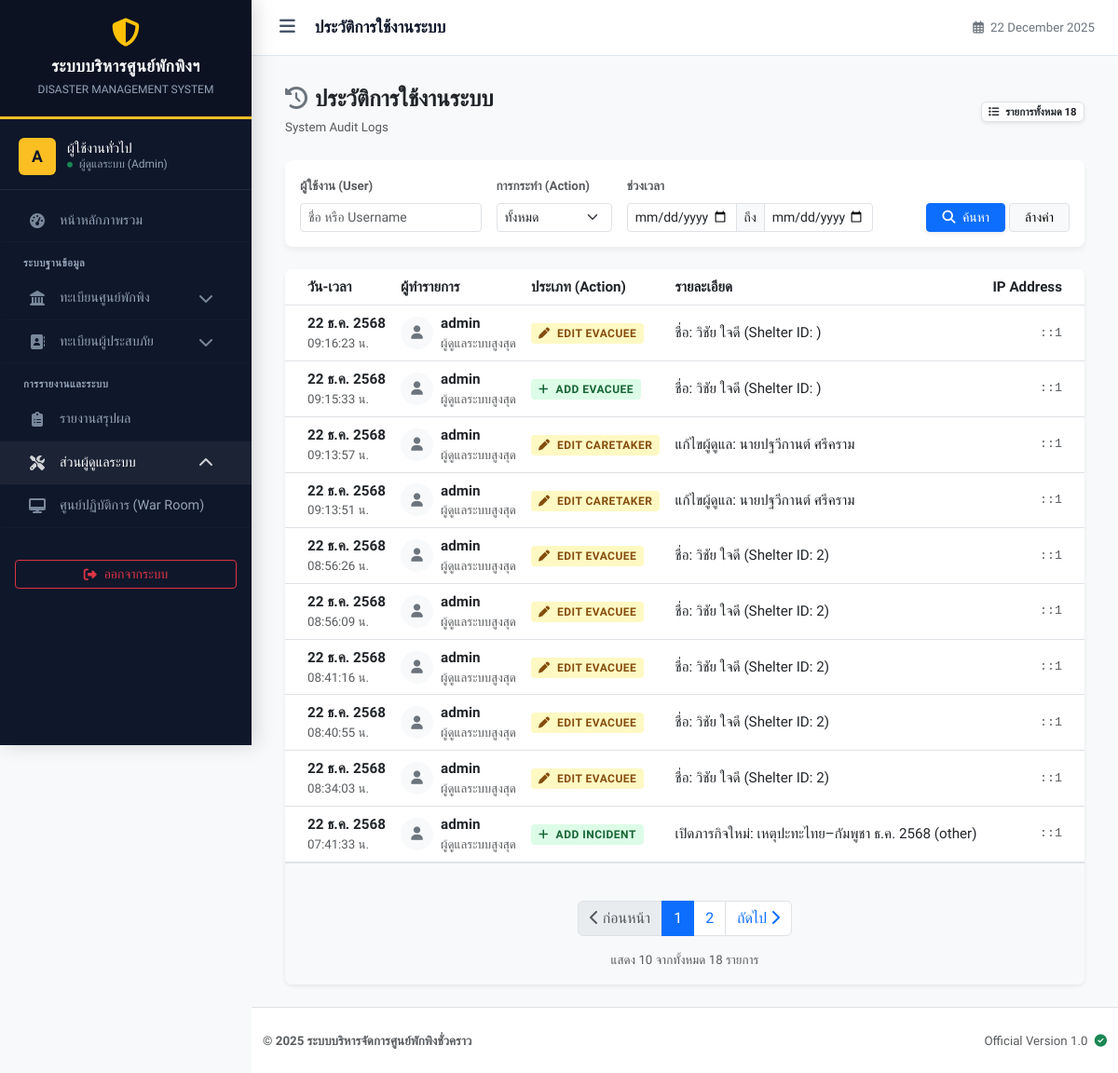
/system_log_list.php (signed in), run on an earlier commit of the app's database.
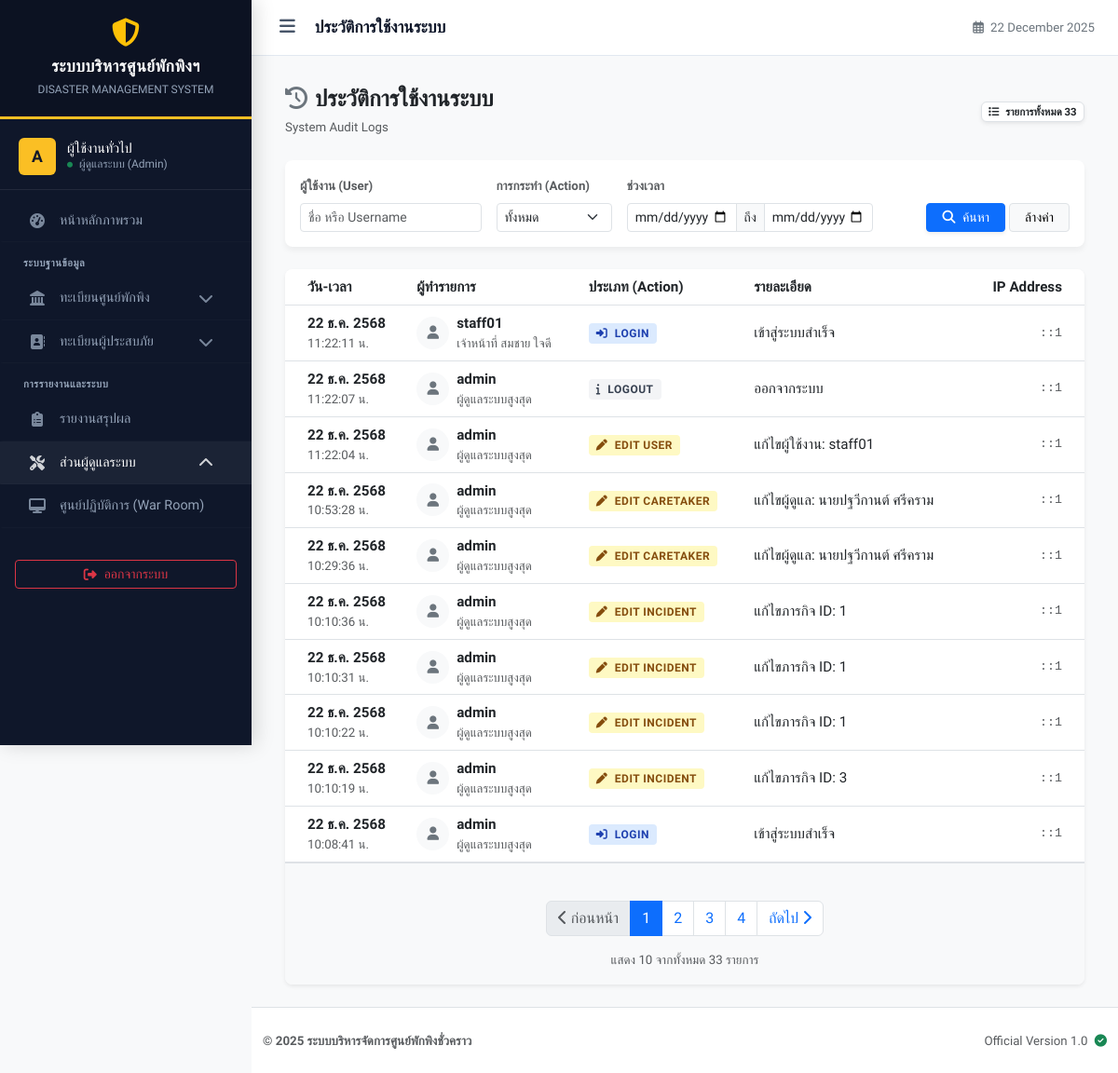
And on a later commit of the database.
### tables this page shows
CREATE TABLE `system_logs` (
  `id` int(11) NOT NULL,
  `user_id` int(11) DEFAULT NULL,
  `action` varchar(50) NOT NULL COMMENT 'ประเภทการกระทำ (Login, Add, Edit)',
  `description` text DEFAULT NULL COMMENT 'รายละเอียดเพิ่มเติม',
  `ip_address` varchar(45) DEFAULT NULL,
  `created_at` timestamp NOT NULL DEFAULT current_timestamp()
);

CREATE TABLE `users` (
  `id` int(11) NOT NULL,
  `username` varchar(50) NOT NULL COMMENT 'ชื่อผู้ใช้',
  `password` varchar(255) NOT NULL COMMENT 'รหัสผ่าน (Hashed)',
  `full_name` varchar(100) NOT NULL COMMENT 'ชื่อ-นามสกุล',
  `role` enum('admin','staff','volunteer') NOT NULL DEFAULT 'staff' COMMENT 'สิทธิ์การใช้งาน',
  `shelter_id` int(11) DEFAULT NULL COMMENT 'สังกัดศูนย์พักพิง',
  `created_at` timestamp NOT NULL DEFAULT current_timestamp(),
  `last_login` datetime DEFAULT NULL
);

### system_log_list.php (the view, shortened to what the changed rows need)
<?php
require_once 'config/db.php';
require_once 'includes/functions.php';
$user_search = isset($_GET['user']) ? trim($_GET['user']) : '';
$action_search = isset($_GET['action']) ? trim($_GET['action']) : '';
$date_start = isset($_GET['date_start']) ? $_GET['date_start'] : '';
$date_end = isset($_GET['date_end']) ? $_GET['date_end'] : '';
$page = isset($_GET['page']) ? (int)$_GET['page'] : 1;
$limit = 10;
$offset = ($page - 1) * $limit;
$where_sql = " WHERE 1=1 ";
$params = [];
$sql_count = "SELECT COUNT(*) FROM system_logs l LEFT JOIN users u ON l.user_id = u.id " . $where_sql;
$stmt_count = $pdo->prepare($sql_count);
$stmt_count->execute($params);
$total_records = $stmt_count->fetchColumn();
$total_pages = ceil($total_records / $limit);
$sql = "SELECT l.*, u.username, u.full_name
        FROM system_logs l
        LEFT JOIN users u ON l.user_id = u.id
        $where_sql
        ORDER BY l.created_at DESC LIMIT $limit OFFSET $offset";
$stmt = $pdo->prepare($sql);
$stmt->execute($params);
$logs = $stmt->fetchAll();
?>
<!DOCTYPE html>
<html lang="th">
<head>
</head>
<body class="bg-light">
<?php include 'includes/header.php'; ?>
<div class="container-fluid">
    <div class="d-flex justify-content-between align-items-center mb-4 pt-2">
        <div>
            <span class="badge bg-white text-dark border shadow-sm">
                <i class="fas fa-list me-1"></i> รายการทั้งหมด <?php echo number_format($total_records); ?>
            </span>
        </div>
    </div>
    <div class="card border-0 shadow-sm rounded-3 overflow-hidden">
        <div class="card-body p-0">
            <div class="table-responsive">
                <table class="table table-hover align-middle mb-0 table-official">
                    <thead>
                        <tr>
                            <th class="ps-4">วัน-เวลา</th>
                            <th>ผู้ทำรายการ</th>
                            <th>ประเภท (Action)</th>
                            <th>รายละเอียด</th>
                            <th class="text-end pe-4">IP Address</th>
                        </tr>
                    </thead>
                    <tbody>
                        <?php if(count($logs) > 0): ?>
                            <?php foreach ($logs as $row): ?>
                                <?php
                                    $act = strtolower($row['action']);
                                    $bg_class = 'bg-other';
                                    $icon = 'fa-info';
                                    if(strpos($act, 'login') !== false) { $bg_class = 'bg-login'; $icon = 'fa-sign-in-alt'; }
                                    elseif(strpos($act, 'add') !== false) { $bg_class = 'bg-add'; $icon = 'fa-plus'; }
                                    elseif(strpos($act, 'edit') !== false) { $bg_class = 'bg-edit'; $icon = 'fa-pen'; }
                                    elseif(strpos($act, 'delete') !== false) { $bg_class = 'bg-delete'; $icon = 'fa-trash'; }
                                ?>
                                <tr>
                                    <td class="ps-4 text-nowrap">
                                        <div class="fw-bold text-dark"><?php echo thaiDate(date('Y-m-d', strtotime($row['created_at']))); ?></div>
                                        <div class="small text-muted"><?php echo date('H:i:s', strtotime($row['created_at'])); ?> น.</div>
                                    </td>
                                    <td>
                                        <?php if($row['username']): ?>
                                            <div class="d-flex align-items-center">
                                                <div class="log-icon bg-light text-secondary me-2">
                                                    <i class="fas fa-user"></i>
                                                </div>
                                                <div>
                                                    <div class="fw-bold text-dark"><?php echo htmlspecialchars($row['username']); ?></div>
                                                    <div class="small text-muted"><?php echo htmlspecialchars($row['full_name']); ?></div>
                                                </div>
                                            </div>
                                        <?php else: ?>
                                            <span class="text-muted fst-italic">Unknown User (ID: <?php echo $row['user_id']; ?>)</span>
                                        <?php endif; ?>
                                    </td>
                                    <td>
                                        <span class="badge-action <?php echo $bg_class; ?>">
                                            <i class="fas <?php echo $icon; ?> me-1"></i> <?php echo htmlspecialchars($row['action']); ?>
                                        </span>
                                    </td>
                                    <td>
                                        <span class="text-dark"><?php echo htmlspecialchars($row['description']); ?></span>
                                    </td>
                                    <td class="text-end pe-4 text-muted font-monospace small">
                                        <?php echo htmlspecialchars($row['ip_address']); ?>
                                    </td>
                                </tr>
                            <?php endforeach; ?>
                        <?php else: ?>
                            <tr>
                                <td colspan="5" class="text-center py-5 text-muted">ไม่พบข้อมูลประวัติการใช้งาน</td>
                            </tr>
                        <?php endif; ?>
                    </tbody>
                </table>
            </div>
            <div class="p-3 bg-light border-top">
                <?php
                    echo renderPagination($page, $total_pages, [
                        'user' => $user_search,
                        'action' => $action_search,
                        'date_start' => $date_start,
                        'date_end' => $date_end
                    ]);
                ?>
                <div class="text-center text-muted small mt-2">
                    แสดง <?php echo count($logs); ?> จากทั้งหมด <?php echo number_format($total_records); ?> รายการ
                </div>
            </div>
        </div>
    </div>
</div>
<?php include 'includes/footer.php'; ?>
</body>
</html>

### includes/functions.php (shortened to what the changed rows need)
<?php
function thaiDate($date) {
    $months = [
        1=>'ม.ค.', 2=>'ก.พ.', 3=>'มี.ค.', 4=>'เม.ย.', 5=>'พ.ค.', 6=>'มิ.ย.',
        7=>'ก.ค.', 8=>'ส.ค.', 9=>'ก.ย.', 10=>'ต.ค.', 11=>'พ.ย.', 12=>'ธ.ค.'
    ];
    $timestamp = strtotime($date);
    $d = date('j', $timestamp);
    $m = $months[(int)date('n', $timestamp)];
    $y = date('Y', $timestamp) + 543;
    return "$d $m $y";
}
function renderPagination($currentPage, $totalPages, $queryParams = []) {
    $queryString = '';
    $baseUrl = $_SERVER['PHP_SELF'];
    $html = '<nav aria-label="Page navigation"><ul class="pagination justify-content-center mt-4">';
    $prevDisabled = ($currentPage <= 1) ? 'disabled' : '';
    $prevPage = max(1, $currentPage - 1);
    $html .= '<li class="page-item ' . $prevDisabled . '">';
    $html .= '<a class="page-link" href="' . $baseUrl . '?page=' . $prevPage . $queryString . '"><i class="fas fa-chevron-left"></i> ก่อนหน้า</a></li>';
    if ($totalPages <= 7) {
        for ($i = 1; $i <= $totalPages; $i++) {
            $active = ($i == $currentPage) ? 'active' : '';
            $html .= '<li class="page-item ' . $active . '"><a class="page-link" href="' . $baseUrl . '?page=' . $i . $queryString . '">' . $i . '</a></li>';
        }
    }
    $nextDisabled = ($currentPage >= $totalPages) ? 'disabled' : '';
    $nextPage = min($totalPages, $currentPage + 1);
    $html .= '<li class="page-item ' . $nextDisabled . '">';
    $html .= '<a class="page-link" href="' . $baseUrl . '?page=' . $nextPage . $queryString . '">ถัดไป <i class="fas fa-chevron-right"></i></a></li>';
    $html .= '</ul></nav>';
    return $html;
}
?>

What changed in the data, as far as the page shows it:
no longer on this page (row unchanged): system_logs: created_at "22 ธ.ค. 2568", created_at "09:16:23", user.username "admin", user.full_name "ผู้ดูแลระบบสูงสุด", action "EDIT EVACUEE", description "ชื่อ: วิชัย ใจดี (Shelter ID: )", ip_address "::1"
no longer on this page (row unchanged): system_logs: created_at "22 ธ.ค. 2568", created_at "09:15:33", user.username "admin", user.full_name "ผู้ดูแลระบบสูงสุด", action "ADD EVACUEE", description "ชื่อ: วิชัย ใจดี (Shelter ID: )", ip_address "::1"
no longer on this page (row unchanged): system_logs: created_at "22 ธ.ค. 2568", created_at "09:13:57", user.username "admin", user.full_name "ผู้ดูแลระบบสูงสุด", action "EDIT CARETAKER", description "แก้ไขผู้ดูแล: นายปฐวีกานต์ ศรีคราม", ip_address "::1"
no longer on this page (row unchanged): system_logs: created_at "22 ธ.ค. 2568", created_at "09:13:51", user.username "admin", user.full_name "ผู้ดูแลระบบสูงสุด", action "EDIT CARETAKER", description "แก้ไขผู้ดูแล: นายปฐวีกานต์ ศรีคราม", ip_address "::1"
no longer on this page (row unchanged): system_logs: created_at "22 ธ.ค. 2568", created_at "08:56:26", user.username "admin", user.full_name "ผู้ดูแลระบบสูงสุด", action "EDIT EVACUEE", description "ชื่อ: วิชัย ใจดี (Shelter ID: 2)", ip_address "::1"
no longer on this page (row unchanged): system_logs: created_at "22 ธ.ค. 2568", created_at "08:56:09", user.username "admin", user.full_name "ผู้ดูแลระบบสูงสุด", action "EDIT EVACUEE", description "ชื่อ: วิชัย ใจดี (Shelter ID: 2)", ip_address "::1"
no longer on this page (row unchanged): system_logs: created_at "22 ธ.ค. 2568", created_at "08:41:16", user.username "admin", user.full_name "ผู้ดูแลระบบสูงสุด", action "EDIT EVACUEE", description "ชื่อ: วิชัย ใจดี (Shelter ID: 2)", ip_address "::1"
no longer on this page (row unchanged): system_logs: created_at "22 ธ.ค. 2568", created_at "08:40:55", user.username "admin", user.full_name "ผู้ดูแลระบบสูงสุด", action "EDIT EVACUEE", description "ชื่อ: วิชัย ใจดี (Shelter ID: 2)", ip_address "::1"
no longer on this page (row unchanged): system_logs: created_at "22 ธ.ค. 2568", created_at "08:34:03", user.username "admin", user.full_name "ผู้ดูแลระบบสูงสุด", action "EDIT EVACUEE", description "ชื่อ: วิชัย ใจดี (Shelter ID: 2)", ip_address "::1"
no longer on this page (row unchanged): system_logs: created_at "22 ธ.ค. 2568", created_at "07:41:33", user.username "admin", user.full_name "ผู้ดูแลระบบสูงสุด", action "ADD INCIDENT", description "เปิดภารกิจใหม่: เหตุปะทะไทย–กัมพูชา ธ.ค. 2568 (other)", ip_address "::1"
added system_logs: created_at "22 ธ.ค. 2568", created_at "11:22:11", user.username "staff01", user.full_name "เจ้าหน้าที่ สมชาย ใจดี", action "LOGIN", description "เข้าสู่ระบบสำเร็จ", ip_address "::1"
added system_logs: created_at "22 ธ.ค. 2568", created_at "11:22:07", user.username "admin", user.full_name "ผู้ดูแลระบบสูงสุด", action "LOGOUT", description "ออกจากระบบ", ip_address "::1"
added system_logs: created_at "22 ธ.ค. 2568", created_at "11:22:04", user.username "admin", user.full_name "ผู้ดูแลระบบสูงสุด", action "EDIT USER", description "แก้ไขผู้ใช้งาน: staff01", ip_address "::1"
added system_logs: created_at "22 ธ.ค. 2568", created_at "10:53:28", user.username "admin", user.full_name "ผู้ดูแลระบบสูงสุด", action "EDIT CARETAKER", description "แก้ไขผู้ดูแล: นายปฐวีกานต์ ศรีคราม", ip_address "::1"
added system_logs: created_at "22 ธ.ค. 2568", created_at "10:29:36", user.username "admin", user.full_name "ผู้ดูแลระบบสูงสุด", action "EDIT CARETAKER", description "แก้ไขผู้ดูแล: นายปฐวีกานต์ ศรีคราม", ip_address "::1"
added system_logs: created_at "22 ธ.ค. 2568", created_at "10:10:36", user.username "admin", user.full_name "ผู้ดูแลระบบสูงสุด", action "EDIT INCIDENT", description "แก้ไขภารกิจ ID: 1", ip_address "::1"
added system_logs: created_at "22 ธ.ค. 2568", created_at "10:10:31", user.username "admin", user.full_name "ผู้ดูแลระบบสูงสุด", action "EDIT INCIDENT", description "แก้ไขภารกิจ ID: 1", ip_address "::1"
added system_logs: created_at "22 ธ.ค. 2568", created_at "10:10:22", user.username "admin", user.full_name "ผู้ดูแลระบบสูงสุด", action "EDIT INCIDENT", description "แก้ไขภารกิจ ID: 1", ip_address "::1"
added system_logs: created_at "22 ธ.ค. 2568", created_at "10:10:19", user.username "admin", user.full_name "ผู้ดูแลระบบสูงสุด", action "EDIT INCIDENT", description "แก้ไขภารกิจ ID: 3", ip_address "::1"
added system_logs: created_at "22 ธ.ค. 2568", created_at "10:08:41", user.username "admin", user.full_name "ผู้ดูแลระบบสูงสุด", action "LOGIN", description "เข้าสู่ระบบสำเร็จ", ip_address "::1"
Also different on the page:
$total_records: "18" → "33"
new list line: "3"
new list line: "4"
